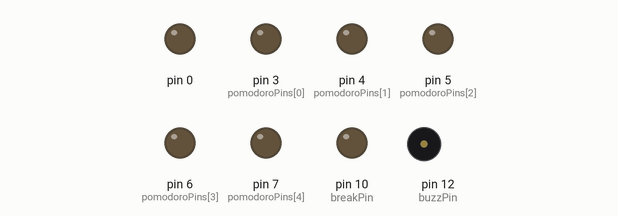
Recording of a sketch running on a simulated Arduino Uno, built with avr-gcc and run on an emulated ATmega328P. Parts: output pins drawn as LEDs (lit = HIGH), buzzer (waves = sounding). Dashed ring = blinking.

Above: at 1.36 s.
At 39.8 s:
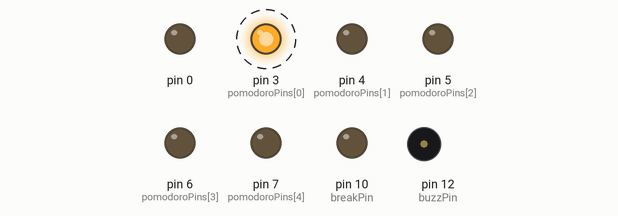
Timing chart, 0 to 40.0 s (numbered marks = the images above):
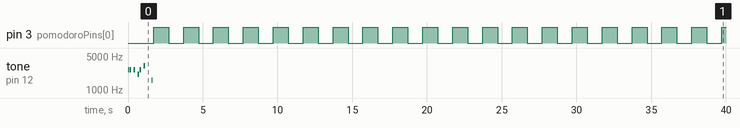

Measured:
- by itself, pin 3 (pomodoroPins[0]): alternates HIGH for 1.0 s and LOW for 1.0 s
- by itself, tone on pin 12 (buzzPin): plays 2637 Hz for 0.08 s, 2637 Hz for 0.08 s, 2637 Hz for 0.08 s, 2093 Hz for 0.08 s, 2637 Hz for 0.08 s, 3136 Hz for 0.08 s … (7 notes in this stretch)

The sketch:

pomodoro.ino
```cpp
/*
 * Pomodoro, with Arduino
 */

// array of pins that control pomodoro progression
int pomodoroPins[] = {3, 4, 5, 6, 7};

// pin that controls single 'break' pin
int breakPin = 10;

// delay between each interval LED of pomodoro (in seconds)
// note: 5 pins * 5 mins = 25 minute total pomodoro
int pomodoroIntervalTime = 300;

// delay between blink (in seconds)
int pomodoroBlinkTime = 1;

// length of the break (in seconds)
int breakTime = 300;

// pin that controls the buzzer
int buzzPin = 12;

// pomodoro start tune
int pomodoroTune[] = {2637, 2637, 0, 2637, 0, 2093, 2637, 0, 3136, 0, 0, 0, 1568};
int pomodoroTuneLength = 13;
int pomodoroTuneTempo = 12;

// pomodoro complete noise
int breakTune[] = {262, 523, 220, 440, 233, 466};
int breakTuneLength = 6;
int breakTuneTempo = 12;

// break complete noise
int breakEndTune[] = {247, 349, 0, 349, 349, 330, 294, 262, 165, 0, 165, 131};
int breakEndTuneLength = 12;
int breakEndTuneTempo = 10;

// acknowledge button pin
int ackButton = 13;

// sets up pins that are defined above
void setup()
{
  int index;
  for(index = 0; index <= 5; index++)
  {
    pinMode(pomodoroPins[index], OUTPUT);
  }
  pinMode(breakPin, OUTPUT);
  pinMode(buzzPin, OUTPUT);
  pinMode(ackButton, INPUT);
}

// loops through pomodoro progression and updates LEDs
void loop()
{
  // play intro at beginning of pomodoro
  playTune(pomodoroTune, pomodoroTuneLength, pomodoroTuneTempo);

  // walk through pomodoro interval indicators
  int index;
  for(index = 0; index < 5; index++)
  {
    blinkLight(pomodoroPins[index], pomodoroBlinkTime, pomodoroIntervalTime);
    digitalWrite(pomodoroPins[index], HIGH);
  }

  // play tune at end of pomodoro, then wait for acknowledgement
  playTune(breakTune, breakTuneLength, breakTuneTempo);
  while(digitalRead(ackButton) != LOW) {}

  // break time
  blinkLight(breakPin, pomodoroBlinkTime, breakTime);
  digitalWrite(breakPin, HIGH);

  // play tune at end of break, then wait for acknowledgement
  playTune(breakEndTune, breakEndTuneLength, breakEndTuneTempo);
  while(digitalRead(ackButton) != LOW) {}

  // clear everything
  digitalWrite(breakPin, LOW);
  for(index = 0; index < 5; index++)
  {
    digitalWrite(pomodoroPins[index], LOW);
  }
}

// convenience function to handle a blink of a passed in LED
void blinkLight(int pin, int blinkLength, int totalBlinkLength) {
  int blinkTimer;
  for (
    blinkTimer = 0;
    blinkTimer < totalBlinkLength;
    blinkTimer += (blinkLength * 2)
  )
  {
    digitalWrite(pin, HIGH);
    delay(blinkLength * 1000);
    digitalWrite(pin, LOW);
    delay(blinkLength * 1000);
  }
}

// convenience function to play a little tune
void playTune(int tune[], int length, int tempo)
{
  int tunePosition;
  int tuneDuration = 1000 / tempo;

  for (
    tunePosition = 0;
    tunePosition < length;
    tunePosition++
  )
  {
    tone(buzzPin, tune[tunePosition], tuneDuration);
    delay(tuneDuration);
    delay(tuneDuration * .6);
  }
}
```
